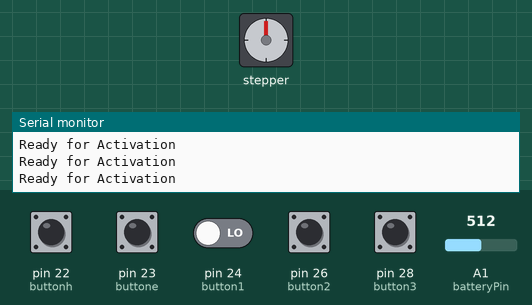
Bench run of a sketch on a simulated Arduino Mega 2560, built with avr-gcc and run on an emulated ATmega2560. Parts: stepper motor, the last lines printed to the serial monitor. Wiring (inferred from the names in the program): stepper motor driver (200 steps per turn assumed): step pin 7; direction pin 6; enable pin 5. Inputs (shaded band) come from the test bench; at power-on: pin 22 (buttonh), pin 23 (buttone), pin 24 (button1), pin 26 (button2), pin 28 (button3) LOW, A1 (batteryPin) = 512. EEPROM starts erased.

Above: at 1.2 s.
1.3 s: pin 22 (buttonh) pulled HIGH for 0.15 s
At 1.9 s:
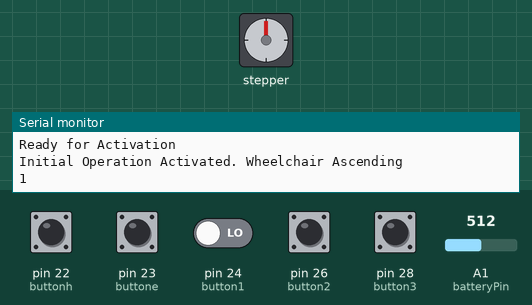
4.4 s: pin 22 (buttonh) driven HIGH and pin 24 (button1) driven HIGH
7.3 s: pin 22 (buttonh) driven LOW
8.9 s: A1 (batteryPin) set to 1020
11.9 s: A1 (batteryPin) set to 994
At 11.9 s:
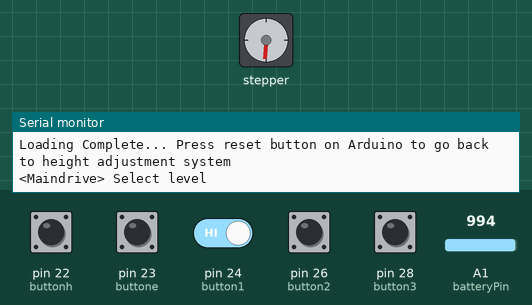
13.4 s: A1 (batteryPin) set to 1023
At 26.0 s:
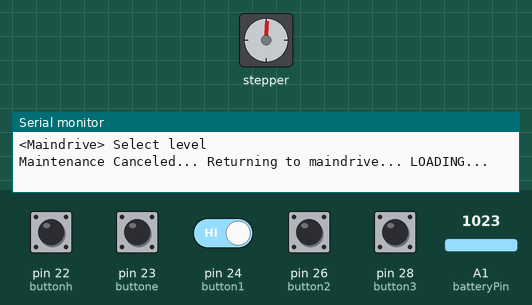
Timing chart, 0 to 27.1 s (numbered marks = the images above; inputs shaded):
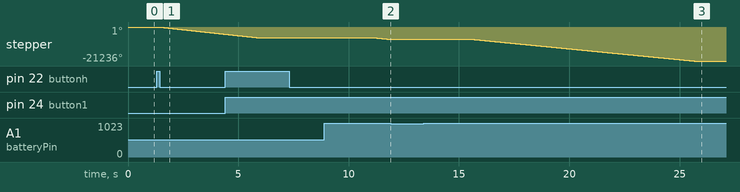

The sketch:

MF_PowerLossDetector.ino
```cpp
#include <EEPROM.h>
const int batteryPin = A1;
const int stepPin = 7;
const int dirPin = 6;
const int enPin = 5;
const int buttonh = 22;
const int button1 = 24;
const int button2 = 26;
const int button3 = 28;
const int buttone = 23;
int buttonStatee = LOW;
int buttonStateh = LOW;
int buttonState1 = LOW;
int buttonState2 = LOW;
int buttonState3 = LOW;
int pos;

 void forward_Start(){
   digitalWrite(dirPin,LOW);
  for(int x = 1; x < 501; x++) {
    digitalWrite(stepPin,HIGH);
    delayMicroseconds(600);
    digitalWrite(stepPin,LOW);
    delayMicroseconds(600);
    }
 }

 void forward_StartSmall(){
    digitalWrite(dirPin,LOW);
    for(int x = 0; x < 200; x++) {
    digitalWrite(stepPin,HIGH);
    delayMicroseconds(600);
    digitalWrite(stepPin,LOW);
    delayMicroseconds(600);
  }
  delay(500);
 }

void moveforward(){
  buttonStatee = LOW; buttonStateh = LOW; buttonState1 = LOW; buttonState2 = LOW; buttonState3 = LOW;
   if(pos > 240){
              pos = 240;
              EEPROM.update(0, pos);
              maindrive();
            }

   digitalWrite(dirPin,LOW);
        for(int x = 1; x < 501; x++) {
          int vol = analogRead(batteryPin);
          if(vol <= 1010){
            EEPROM.update(0, pos);
            EEPROM.update(2,1);
            Serial.println("Voltage drop detected.. stopping system. please reboot");
            maindrive();
          }
          else{
                        buttonStatee = digitalRead(buttone);
                          if(buttonStatee == HIGH){
                            delay(2000);
                            Serial.println(pos + "Estop detected: LOADING... maintenance mode" );
                            delay(2000);
                            Serial.println("Last saved Value: " + pos);
                            EEPROM.update(0, pos);
                            EEPROM.update(2,1);
                            maindrive();
                          }
                          else if(buttonStatee == LOW){
                                        if(x % 100 == 0){
                                          pos++;
                                            if(pos > 240){
                                              pos = 240;
                                              EEPROM.update(0, pos);
                                              maindrive();
                                            }
                                        }
                                    digitalWrite(stepPin,HIGH);
                                    delayMicroseconds(600);
                                    digitalWrite(stepPin,LOW);
                                    delayMicroseconds(600);
                          }
          }
        }

}

void movebackward(){
   buttonStatee = LOW; buttonStateh = LOW; buttonState1 = LOW; buttonState2 = LOW; buttonState3 = LOW;
   digitalWrite(dirPin,HIGH);
  for(int x = 1; x < 501; x++) {
      int vol = analogRead(batteryPin);
          if(vol <= 1010){
            EEPROM.update(0, pos);
            EEPROM.update(2,1);
            Serial.println("Voltage drop detected.. stopping system. please reboot");
            maindrive();
          }
          else{
                  buttonStatee = digitalRead(buttone);
                        if(buttonStatee == HIGH){
                          delay(2000);
                          Serial.println(pos + "Estop detected: LOADING... maintenance mode" );
                          delay(2000);
                          Serial.println("Last saved Value: " + pos);
                          EEPROM.update(0, pos);
                          EEPROM.update(2,1);
                          maindrive();
                        }
                        else if(buttonStatee == LOW){
                                if(x % 100 == 0){
                                      pos--;
                                        if(pos < 0){
                                        pos = 0;
                                        EEPROM.update(0, pos);
                                        maindrive();
                                      }
                                    }
                            digitalWrite(stepPin,HIGH);
                            delayMicroseconds(600);
                            digitalWrite(stepPin,LOW);
                            delayMicroseconds(600);
                        }
          }
    }

  if(pos < 0){
      pos = 0;
      EEPROM.update(0, pos);
      buttonStateh = LOW;
      maindrive();
    }
}


void maintenance_Mode(){
   Serial.println("Press any among buttonh ~ button3 to return to maindrive after loading... LOADING...");
   Serial.println("Or turn off device here to manually set wheelchair to lowest height ... LOADING");
   delay(1000);
   buttonStatee = LOW; buttonStateh = LOW; buttonState1 = LOW; buttonState2 = LOW; buttonState3 = LOW;
   delay(1000);
   Serial.println("READY for input");
    buttonStatee = LOW; buttonStateh = LOW; buttonState1 = LOW; buttonState2 = LOW; buttonState3 = LOW;
   while( buttonStateh == LOW && buttonState1 == LOW && buttonState2 == LOW && buttonState3 == LOW ){
         buttonState1 = digitalRead(button1); buttonState2 = digitalRead(button2);  buttonState3 = digitalRead(button3);
         buttonStateh = digitalRead(buttonh);

              if(buttonStateh == HIGH || buttonState1 == HIGH || buttonState2 == HIGH || buttonState3 == HIGH){
                                Serial.println("Maintenance Canceled... Returning to maindrive... LOADING...");
                                EEPROM.update(2,0);
                                delay(500);
                                EEPROM.update(2,0);
                                delay(500);
                                buttonStatee = LOW; buttonStateh = LOW; buttonState1 = LOW; buttonState2 = LOW; buttonState3 = LOW;
                                delay(500);
                                Serial.println("Loading Complete... Press reset button on Arduino to go back to height adjustment system");
                                maindrive();
                }

        }

}

void setup() {
  // put your setup code here, to run once:
  Serial.begin(9600);
  pinMode(stepPin,OUTPUT);
  pinMode(dirPin,OUTPUT);
  pinMode(enPin,OUTPUT);
  digitalWrite(enPin,LOW);
  pinMode(buttonh, INPUT);
  pinMode(button1, INPUT);
  pinMode(button2, INPUT);
  pinMode(button3, INPUT);
  pinMode(buttone, INPUT);
  //EEPROM.write(0,0); // indicates position data
  //EEPROM.write(1,0); // indicates initial operation was finished
  //EEPROM.write(2,0); // indicates estop was pressed
}


/*  ※WARNING : For purposes of editing code for maintenance,do not edit beyond this point
 *
 */

void loop() {
     if(EEPROM.read(2) == 1){
      maintenance_Mode();
     }

      pos = EEPROM.read(0);
      buttonStateh = digitalRead(buttonh);
      if(EEPROM.read(1) != 1){
        Serial.println("Ready for Activation");
          if(buttonStateh == HIGH){
              Serial.println("Initial Operation Activated. Wheelchair Ascending");
                  for(int i = 0; i < 7; i++){
                    Serial.println("1");
                    forward_Start();
                  }
                  for(int i = 0; i < 1; i++){
                    forward_StartSmall();
                  }
              buttonStateh = LOW;
              Serial.println(pos);
              pos = 0;
            EEPROM.update(0, pos);
            EEPROM.update(1, 1);
          }
          else if(buttonStateh == LOW){

          }
          else{

          }
    }

    else if(EEPROM.read(1) == 1){
      Serial.println(pos);
      maindrive();
    }
}

void maindrive(){
  if(EEPROM.read(2) == 1){
      maintenance_Mode();
     }
  Serial.println("<Maindrive> Select level");
  EEPROM.update(2,0);
  buttonState1 = digitalRead(button1);
  buttonState2 = digitalRead(button2);
  buttonState3 = digitalRead(button3);
  buttonStateh = digitalRead(buttonh);
  /*
   * If buttonh is high state
   */
    if(buttonStateh == HIGH){
        if(pos != 0){

          while(pos > 0){
                movebackward();
              }
           EEPROM.update(0, pos);
      }
      else if(pos == 0){
          maindrive();
      }
  }

    else if(buttonState1 == HIGH){
       if(pos < 80){
            while(pos < 80){
              moveforward();
              }
            EEPROM.update(0, pos);
            }
      else if(pos > 80){
        while(pos > 80){
                  movebackward();
            }
            EEPROM.update(0, pos);
      }
      else if(pos == 80){
          maindrive();
      }
  }

  /*
   * If button2 is high state
   */
    else if(buttonState2 == HIGH){
       if(pos < 160){
            while(pos < 160){
                   moveforward();
            }
            EEPROM.update(0, pos);
        }
      else if(pos > 160){
        while(pos > 160){
                  movebackward();
                }
            EEPROM.update(0, pos);
      }
      else if(pos == 160){
          maindrive();
      }
  }
  /*
   * If button3 is high state
   */
   else if(buttonState3 == HIGH){
        if(pos != 240){
          while(pos < 240){
                moveforward();
          }
          EEPROM.update(0, pos);
      }
}


}
```

Measured:
- after the input at 1.3 s, stepper: keeps turning counter-clockwise at about 1489°/s, starting after 0.08 s
- after the input at 8.9 s, stepper: turns 1076° counter-clockwise in 0.80 s, starting after 2.2 s
- after the input at 11.9 s, stepper: stops changing and stays -7736°
- after the input at 13.4 s, stepper: turns 13500° counter-clockwise in 10.0 s, starting after 2.2 s
